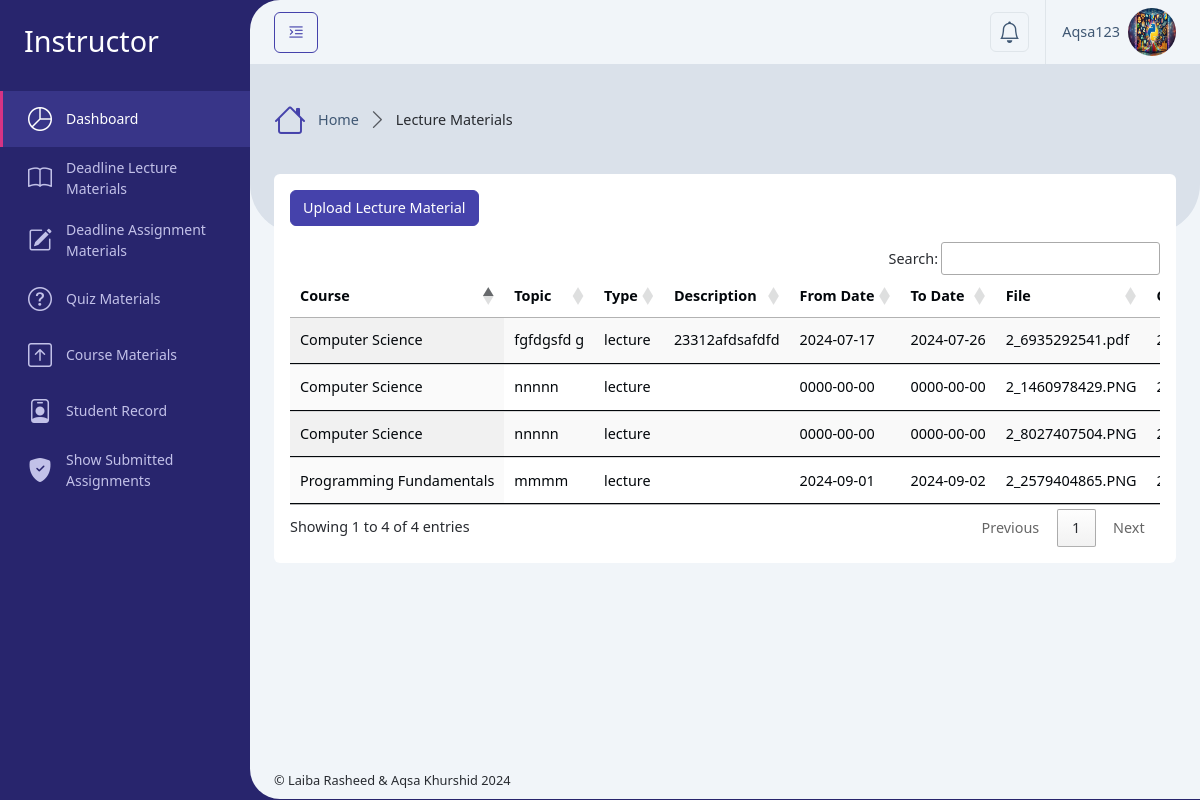
Screenshot of /Instructor/deadline_materials_lecture.php (signed in) with the database file from the repository.
### tables this page shows
CREATE TABLE `users` (
  `id` int(11) NOT NULL,
  `username` varchar(50) NOT NULL,
  `email` varchar(100) NOT NULL,
  `address` varchar(255) DEFAULT NULL,
  `phone` varchar(20) DEFAULT NULL,
  `department` varchar(255) DEFAULT NULL,
  `student_semester` varchar(100) DEFAULT NULL,
  `student_session` varchar(100) DEFAULT NULL,
  `student_program` varchar(100) DEFAULT NULL,
  `instructor_education` varchar(255) DEFAULT NULL,
  `profile_photo` varchar(256) DEFAULT NULL,
  `password` varchar(255) NOT NULL,
  `role_id` int(11) NOT NULL,
  `isActive` tinyint(2) DEFAULT 0,
  `created_at` timestamp NOT NULL DEFAULT current_timestamp()
);

CREATE TABLE `deadline_materials` (
  `id` int(11) NOT NULL,
  `course_id` int(11) DEFAULT NULL,
  `user_id` int(11) DEFAULT NULL,
  `title` varchar(255) NOT NULL,
  `type` enum('lecture','assignment','quiz') NOT NULL,
  `content` text DEFAULT NULL,
  `file_path` varchar(255) DEFAULT NULL,
  `from_date` date DEFAULT NULL,
  `to_date` date DEFAULT NULL,
  `created_at` timestamp NOT NULL DEFAULT current_timestamp()
);

CREATE TABLE `courses` (
  `id` int(11) NOT NULL,
  `code` varchar(100) DEFAULT NULL,
  `name` varchar(255) NOT NULL,
  `type` varchar(100) DEFAULT 'Course',
  `description` text DEFAULT NULL,
  `program` varchar(100) DEFAULT NULL,
  `semester` varchar(100) DEFAULT NULL,
  `session` varchar(20) DEFAULT NULL,
  `credit_hour` int(10) DEFAULT 3,
  `created_at` timestamp NOT NULL DEFAULT current_timestamp()
);

### Instructor/deadline_materials_lecture.php (called while the page is built, shortened)
<?php
    require '../Database/config.php';
    $user = getUserData($_SESSION['user_id']);
    $user_id = $_SESSION['user_id'];
    $sql = "SELECT deadline_materials.*, courses.name AS course_name FROM deadline_materials
            JOIN courses ON deadline_materials.course_id = courses.id
            WHERE deadline_materials.user_id = ? AND deadline_materials.type = 'lecture'";
    $stmt = $conn->prepare($sql);
    $stmt->bind_param("i", $user_id);
    $stmt->execute();
    $result = $stmt->get_result();
    include '../setting/_Layout.php';
?>

### Database/config.php (called while the page is built, shortened)
<?php
    $servername = "localhost";
    $username = "root";
    $password = "";
    $dbname = "course_ms";
    $conn = new mysqli($servername, $username, $password, $dbname);
    function getUserData($user_id) {
        global $conn;
        $stmt = $conn->prepare("SELECT * FROM users WHERE id = ?");
        $stmt->bind_param("i", $user_id);
        $stmt->execute();
        $result = $stmt->get_result();
        return $result->fetch_assoc();
    }
?>

### Instructor/deadline_materials_lecture_content.php (the view, shortened to what this page needs)
<div class="row">
    <div class="col-xxl-12">
        <div class="card mb-4">
            <div class="card-body">
                <button class="btn btn-primary mb-3" data-bs-toggle="modal" data-bs-target="#createMaterialModal">Upload Lecture Material</button>
                <div class="table-responsive">
                    <table id="example" class="table align-middle table-hover m-0 display nowrap" style="width:100%">
                        <thead>
                            <tr>
                                <th scope="col">Course</th>
                                <th scope="col">Topic</th>
                                <th scope="col">Type</th>
                                <th scope="col">Description</th>
                                <th scope="col">From Date</th>
                                <th scope="col">To Date</th>
                                <th scope="col">File</th>
                                <th scope="col">Created At</th>
                            </tr>
                        </thead>
                        <tbody>
                            <?php
                            if ($result->num_rows > 0) {
                                while ($row = $result->fetch_assoc()) {
                            ?>
                                    <tr>
                                        <td><?php echo htmlspecialchars($row['course_name']); ?></td>
                                        <td><?php echo htmlspecialchars($row['title']); ?></td>
                                        <td><?php echo htmlspecialchars($row['type']); ?></td>
                                        <td><?php echo htmlspecialchars($row['content']); ?></td>
                                        <td><?php echo htmlspecialchars($row['from_date']); ?></td>
                                        <td><?php echo htmlspecialchars($row['to_date']); ?></td>
                                        <td><?php echo htmlspecialchars($row['file_path']); ?></td>
                                        <td><?php echo htmlspecialchars($row['created_at']); ?></td>
                                    </tr>
                                <?php
                                }
                            } else {
                                ?>
                                <tr>
                                    <td colspan="9">No materials found.</td>
                                </tr>
                            <?php
                            }
                            ?>
                        </tbody>
                    </table>
                </div>
            </div>
        </div>
    </div>
</div>

### setting/_Header.php (shortened to what this page needs)
<div class="app-header d-flex align-items-center">
    <div class="d-flex">
        <button class="btn btn-outline-primary me-2 pin-sidebar" id="pin-sidebar">
            <i class="bi bi-text-indent-left fs-5"></i>
        </button>
    </div>
    <div class="header-actions">
        <div class="dropdown ms-2">
            <a class="dropdown-toggle d-flex p-2 border rounded-2" href="#!" role="button" data-bs-toggle="dropdown"
                aria-expanded="false">
                <i class="bi bi-bell fs-4 lh-1"></i>
            </a>
        </div>
        <div class="dropdown ms-3">
            <a id="userSettings" class="dropdown-toggle d-flex py-2 align-items-center ps-3 border-start" href="#!"
                role="button" data-bs-toggle="dropdown" aria-expanded="false">
                <span class="d-none d-md-block me-2"><?php echo htmlspecialchars($user['username']); ?></span>
                <img src="../assets/uploads/<?php echo htmlspecialchars($user['profile_photo']); ?>" class="rounded-circle img-3x" alt="Bootstrap Gallery" />
            </a>
        </div>
    </div>
</div>

### rows the page displays
users: username "Aqsa123", profile_photo (picture)
deadline_materials: course.name "Computer Science", title "fgfdgsfd g", type "lecture", content "23312afdsafdfd", from_date "2024-07-17", to_date "2024-07-26", file_path "2_6935292541.pdf"
deadline_materials: course.name "Computer Science", title "nnnnn", type "lecture", from_date "0000-00-00", to_date "0000-00-00", file_path "2_1460978429.PNG"
deadline_materials: course.name "Computer Science", title "nnnnn", type "lecture", from_date "0000-00-00", to_date "0000-00-00", file_path "2_8027407504.PNG"
deadline_materials: course.name "Programming Fundamentals", title "mmmm", type "lecture", from_date "2024-09-01", to_date "2024-09-02", file_path "2_2579404865.PNG"

### other values shown
$roleTitle "Instructor"
$title "Lecture Materials"
